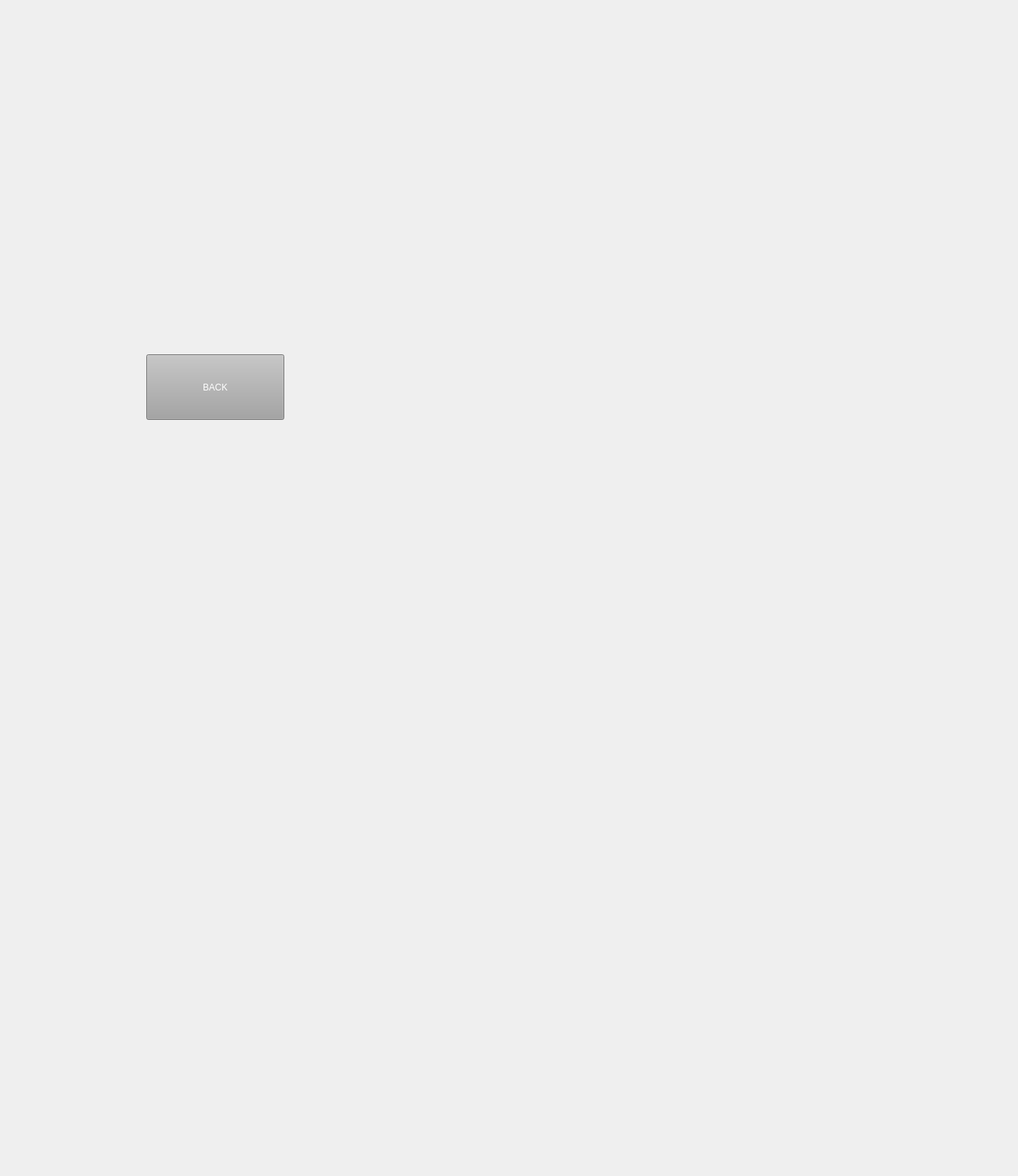
<?xml version="1.0" encoding="UTF-8"?>
<ui version="4.0">
 <class>Settings</class>
 <widget class="QWidget" name="Settings">
  <property name="geometry">
   <rect>
    <x>0</x>
    <y>0</y>
    <width>1350</width>
    <height>1560</height>
   </rect>
  </property>
  <property name="windowTitle">
   <string>Matches_game - Settings</string>
  </property>
  <property name="windowIcon">
   <iconset resource="../resources.qrc">
    <normaloff>:/src/img/icon.png</normaloff>:/src/img/icon.png</iconset>
  </property>
  <widget class="QLabel" name="label">
   <property name="geometry">
    <rect>
     <x>0</x>
     <y>0</y>
     <width>1350</width>
     <height>1560</height>
    </rect>
   </property>
   <property name="styleSheet">
    <string notr="true">background-image: url(:/src/img/background.jpg);</string>
   </property>
   <property name="text">
    <string/>
   </property>
  </widget>
  <widget class="QPushButton" name="pushButton">
   <property name="geometry">
    <rect>
     <x>194</x>
     <y>470</y>
     <width>183</width>
     <height>87</height>
    </rect>
   </property>
   <property name="styleSheet">
    <string notr="true">color: rgb(255, 255, 255);
background-color: rgb(164, 164, 164);</string>
   </property>
   <property name="text">
    <string>BACK</string>
   </property>
  </widget>
 </widget>
 <resources>
  <include location="../resources.qrc"/>
 </resources>
 <connections/>
</ui>
